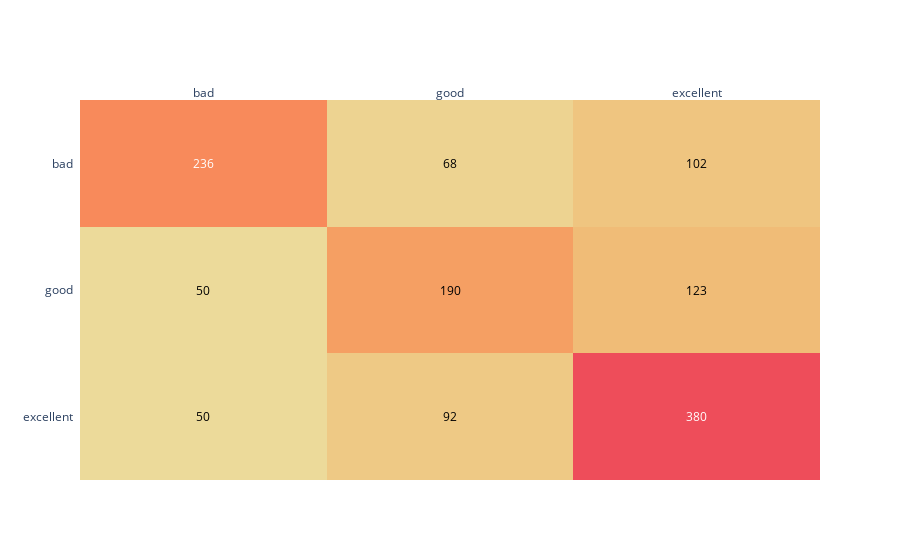

The cell this chart's notebook holds for it:
### Markdown cell above
## 4.1 Accuracy et matrice de confusion

### Code cell
show_results("random forest", y_valid, preds_rf)

### Figure 1 — Plotly figure (JSON) as saved in the notebook; plotly's stock layout.template omitted (floating-point values rounded to 4 significant figures)
{"data": [{"colorscale": [[0, "rgb(236, 218, 154)"], [0.1667, "rgb(239, 196, 126)"], [0.3333, "rgb(243, 173, 106)"], [0.5, "rgb(247, 148, 93)"], [0.6667, "rgb(249, 123, 87)"], [0.8333, "rgb(246, 99, 86)"], [1, "rgb(238, 77, 90)"]], "reversescale": false, "showscale": false, "type": "heatmap", "x": ["bad", "good", "excellent"], "y": ["excellent", "good", "bad"], "z": [[50, 92, 380], [50, 190, 123], [236, 68, 102]]}], "layout": {"annotations": [{"font": {"color": "#000000"}, "showarrow": false, "text": "50", "x": "bad", "xref": "x", "y": "excellent", "yref": "y"}, {"font": {"color": "#000000"}, "showarrow": false, "text": "92", "x": "good", "xref": "x", "y": "excellent", "yref": "y"}, {"font": {"color": "#FFFFFF"}, "showarrow": false, "text": "380", "x": "excellent", "xref": "x", "y": "excellent", "yref": "y"}, {"font": {"color": "#000000"}, "showarrow": false, "text": "50", "x": "bad", "xref": "x", "y": "good", "yref": "y"}, {"font": {"color": "#000000"}, "showarrow": false, "text": "190", "x": "good", "xref": "x", "y": "good", "yref": "y"}, {"font": {"color": "#000000"}, "showarrow": false, "text": "123", "x": "excellent", "xref": "x", "y": "good", "yref": "y"}, {"font": {"color": "#FFFFFF"}, "showarrow": false, "text": "236", "x": "bad", "xref": "x", "y": "bad", "yref": "y"}, {"font": {"color": "#000000"}, "showarrow": false, "text": "68", "x": "good", "xref": "x", "y": "bad", "yref": "y"}, {"font": {"color": "#000000"}, "showarrow": false, "text": "102", "x": "excellent", "xref": "x", "y": "bad", "yref": "y"}], "xaxis": {"dtick": 1, "gridcolor": "rgb(0, 0, 0)", "side": "top", "ticks": ""}, "yaxis": {"dtick": 1, "ticks": "", "ticksuffix": "  "}}}
